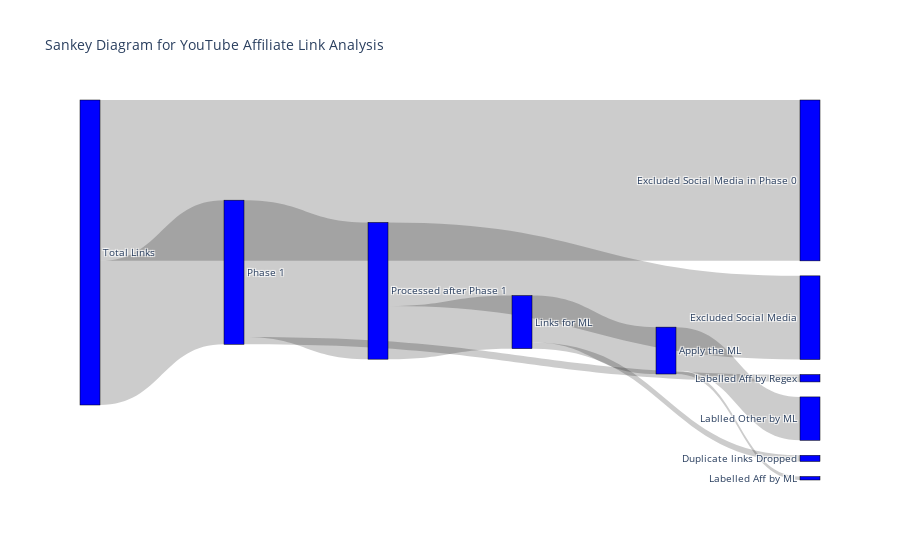

Here is the notebook cell this chart was saved with:
### Code cell
# Data for the Sankey diagram
labels = ["Total Links", "Excluded Social Media in Phase 0", "Phase 1", 
          "Labelled Aff by Regex", "Processed after Phase 1", "Excluded Social Media", 
          "Links for ML", "Duplicate links Dropped", "Apply the ML", "Labelled Aff by ML", "Lablled Other by ML"]

source = [0, 0, 2, 2, 4, 4, 6, 6, 8, 8]   # Indices correspond to 'labels'
target = [1, 2, 3, 4, 5, 6, 7, 8, 9, 10]
value = [214451, 192136, 9855, 182281, 111531, 70750 , 8241, 62509, 4691, 57818]

# Create the Sankey diagram
fig = go.Figure(data=[go.Sankey(
    node=dict(
      pad=15,
      thickness=20,
      line=dict(color="black", width=0.5),
      label=labels,
      color="blue"
    ),
    link=dict(
      source=source,  # indices correspond to labels, eg source 0 -> target 1
      target=target,
      value=value,
      label=value  # display the values on the links
    ))])

fig.update_layout(title_text="Sankey Diagram for YouTube Affiliate Link Analysis", font_size=10)
fig.show()

### Figure 1 — Plotly figure (JSON) as saved in the notebook; plotly's stock layout.template omitted (floating-point values rounded to 4 significant figures)
{"data": [{"link": {"label": [214451, 192136, 9855, 182281, 111531, 70750, 8241, 62509, 4691, 57818], "source": [0, 0, 2, 2, 4, 4, 6, 6, 8, 8], "target": [1, 2, 3, 4, 5, 6, 7, 8, 9, 10], "value": [214451, 192136, 9855, 182281, 111531, 70750, 8241, 62509, 4691, 57818]}, "node": {"color": "blue", "label": ["Total Links", "Excluded Social Media in Phase 0", "Phase 1", "Labelled Aff by Regex", "Processed after Phase 1", "Excluded Social Media", "Links for ML", "Duplicate links Dropped", "Apply the ML", "Labelled Aff by ML", "Lablled Other by ML"], "line": {"color": "black", "width": 0.5}, "pad": 15, "thickness": 20}, "type": "sankey"}], "layout": {"font": {"size": 10}, "title": {"text": "Sankey Diagram for YouTube Affiliate Link Analysis"}}}
